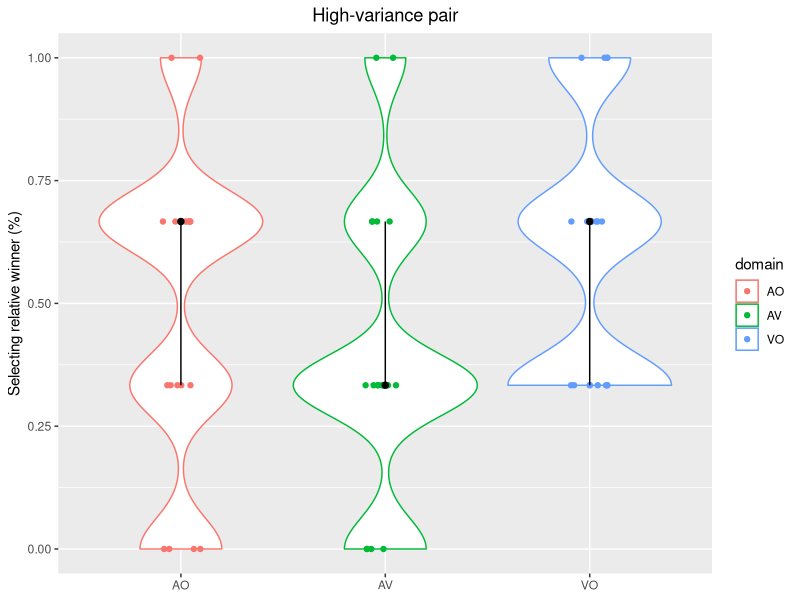
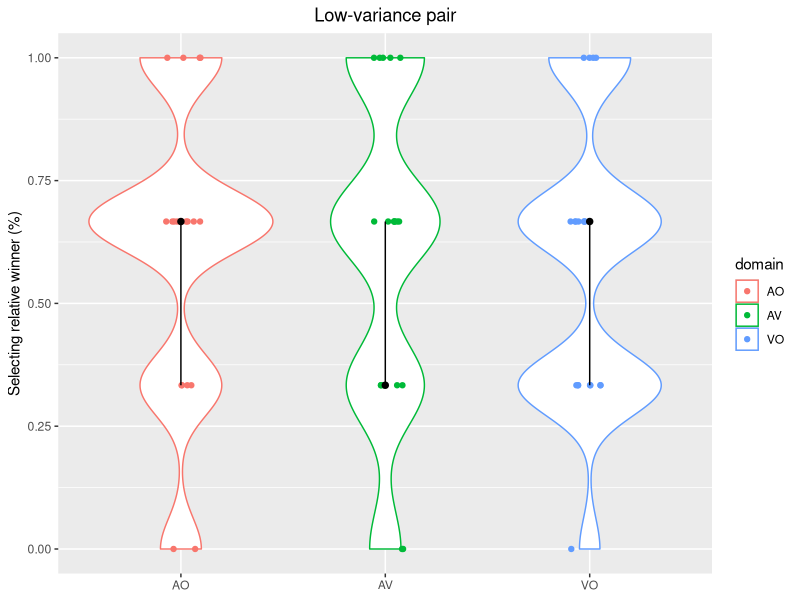
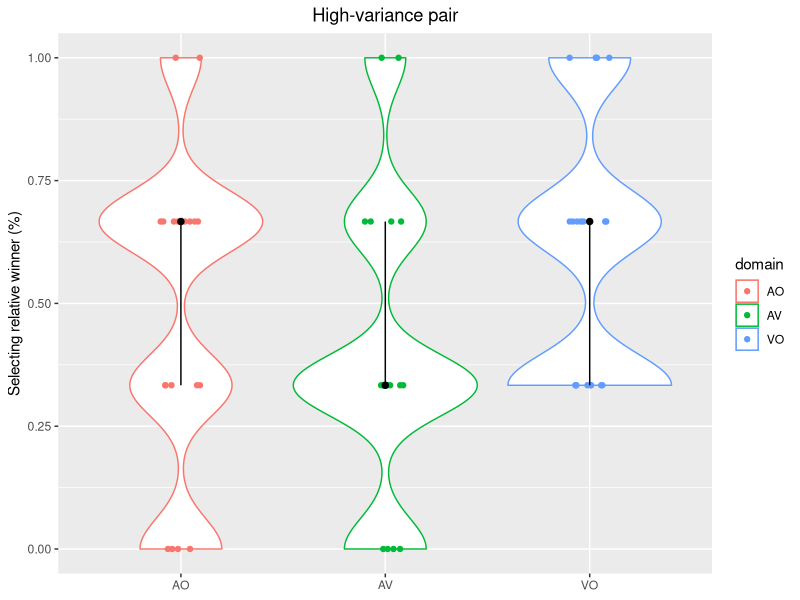
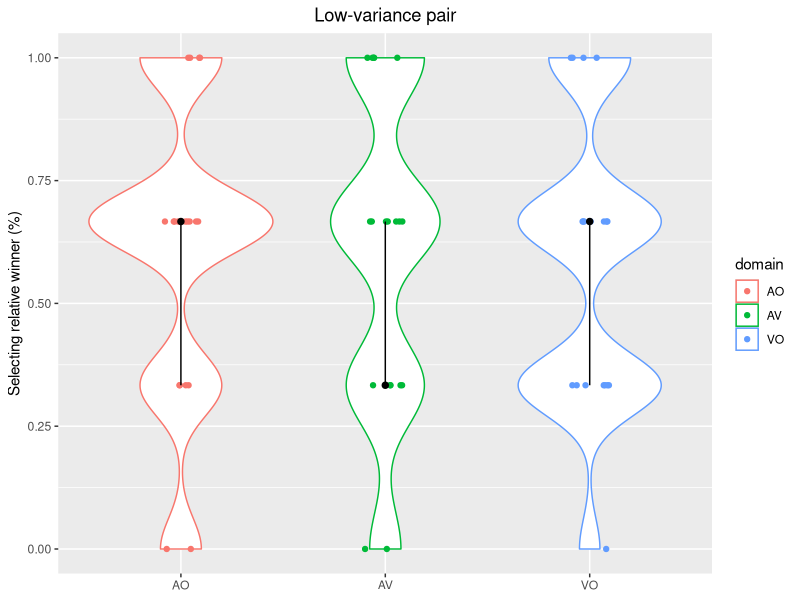

The R script that drew these images, in order:
### Load library ###
library(ggplot2)

### Read data ###
R <- read.csv("./data-relative_matching.csv", header = TRUE)

participant_id <- unique(R[, 1])
domain <- unique(R[, 3])

NUMBER_OF_PARTICIPANT <- length(participant_id)
NUMBER_OF_DOMAIN <- length(domain)

### Output data ###
T_df <- data.frame(matrix(NA, nrow = NUMBER_OF_PARTICIPANT*NUMBER_OF_DOMAIN, ncol = 4))
colnames(T_df) <- c("participant_id", "domain", "match_high_var", "match_low_var")

### summarized by participants and domains ###
counter <- 1

for (i in 1:NUMBER_OF_PARTICIPANT) {
  for (j in 1:NUMBER_OF_DOMAIN) {
    idx <- R[, 1] == participant_id[i] & R[, 3] == domain[j]
    T_df[counter, 1] <- participant_id[i]
    T_df[counter, 2] <- domain[j]
    T_df[counter, 3] <- sum(R[idx, 10]) / sum(idx)
    T_df[counter, 4] <- sum(R[idx, 11]) / sum(idx)
    
    counter <- counter + 1
  }
}

### plot ###
p <- ggplot(data = T_df, aes(x = domain, y = match_high_var, group = domain, color = domain))
p <- p + geom_violin(trim = TRUE, adjust = 0.5)
p <- p + geom_point(position = position_jitter(w = 0.1, h = 0))
p <- p + stat_summary(mapping = aes(x = domain, y = match_high_var),
                      colour = "black", size = 0.3,
                      fun = median, fun.min = function(z) {quantile(z, 0.25)},
                      fun.max = function(z) {quantile(z, 0.75)})

p <- p + theme(axis.title.x = element_blank(),
               plot.title = element_text(hjust = 0.5))
p <- p + ggtitle("High-variance pair") + ylab("Selecting relative winner (%)")

plot(p)
ggsave('./relative-match_high-var.png', plot = p)

p <- ggplot(data = T_df, aes(x = domain, y = match_low_var, group = domain, color = domain))
p <- p + geom_violin(trim = TRUE, adjust = 0.5)
p <- p + geom_point(position = position_jitter(w = 0.1, h = 0))
p <- p + stat_summary(mapping = aes(x = domain, y = match_high_var),
                      colour = "black", size = 0.3,
                      fun = median, fun.min = function(z) {quantile(z, 0.25)},
                      fun.max = function(z) {quantile(z, 0.75)})

p <- p + theme(axis.title.x = element_blank(),
               plot.title = element_text(hjust = 0.5))
p <- p + ggtitle("Low-variance pair") + ylab("Selecting relative winner (%)")

plot(p)
ggsave('./relative-match_low-var.png', plot = p)

###  ###
print("Correct predictions grouped by the presentation order of the 1st-placed performer")

idx <- R[, 4] == 1
print(c(sum(idx), sum(R[idx, 10]), sum(R[idx, 11])))

idx <- R[, 5] == 1
print(c(sum(idx), sum(R[idx, 10]), sum(R[idx, 11])))

idx <- R[, 6] == 1
print(c(sum(idx), sum(R[idx, 10]), sum(R[idx, 11])))
